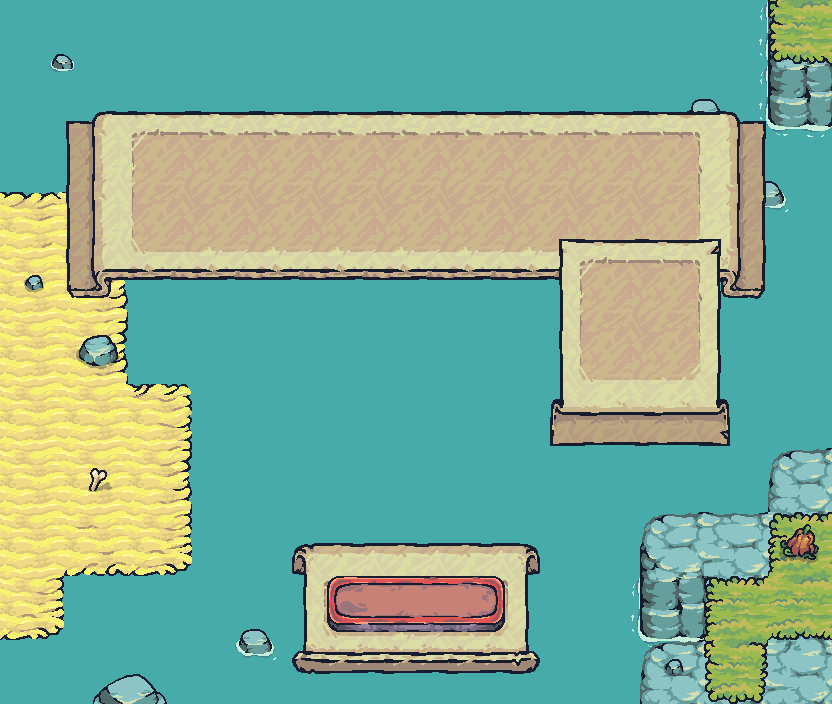

Below is a game level as drawn by its tile map, then a one-line description and the .tmx file that defines it, in full:
An orthogonal 13x11 tile map with 64x64 px tiles, 11 tile layers (Background, Base, Base02, Land01, ...), 18 tilesets.

<map version="1.10" tiledversion="1.11.1" orientation="orthogonal" renderorder="right-down" width="13" height="11" tilewidth="64" tileheight="64" infinite="0" nextlayerid="13" nextobjectid="1">
 <tileset firstgid="1" source="../../Maps/Tilesets/water_base.tsx" />
 <tileset firstgid="2" source="../../Maps/Tilesets/water_rocks_04.tsx" />
 <tileset firstgid="34" source="../../Maps/Tilesets/water_rocks_03.tsx" />
 <tileset firstgid="66" source="../../Maps/Tilesets/water_rocks_01.tsx" />
 <tileset firstgid="98" source="../../Maps/Tilesets/water_rocks_02.tsx" />
 <tileset firstgid="130" source="../Banners/Banner_Connection_Right.tsx" />
 <tileset firstgid="139" source="../Banners/Banner_Connection_Left.tsx" />
 <tileset firstgid="148" source="../Banners/Banner_Connection_Down.tsx" />
 <tileset firstgid="157" source="../Banners/Banner_Vertical.tsx" />
 <tileset firstgid="166" source="../Banners/Carved_9Slides.tsx" />
 <tileset firstgid="175" source="../Banners/Carved_Regular.tsx" />
 <tileset firstgid="176" source="../Banners/Banner_Horizontal.tsx" />
 <tileset firstgid="185" source="../Banners/Carved_3Slides.tsx" />
 <tileset firstgid="188" source="../Buttons/Button_Red_3Slides.tsx" />
 <tileset firstgid="191" source="../../Maps/Tilesets/rock_terrain.tsx" />
 <tileset firstgid="223" source="../../Maps/Tilesets/water_foam.tsx" />
 <tileset firstgid="295" source="../../Maps/Tilesets/grass_terrain.tsx" />
 <tileset firstgid="335" source="../../Maps/Tilesets/props.tsx" />
 <layer id="1" name="Background" width="13" height="11">
  <data encoding="csv">
1,1,1,1,1,1,1,1,1,1,1,1,1,
1,1,1,1,1,1,1,1,1,1,1,1,1,
1,1,1,1,1,1,1,1,1,1,1,1,1,
1,1,1,1,1,1,1,1,1,1,1,1,1,
1,1,1,1,1,1,1,1,1,1,1,1,1,
1,1,1,1,1,1,1,1,1,1,1,1,1,
1,1,1,1,1,1,1,1,1,1,1,1,1,
1,1,1,1,1,1,1,1,1,1,1,1,1,
1,1,1,1,1,1,1,1,1,1,1,1,1,
1,1,1,1,1,1,1,1,1,1,1,1,1,
1,1,1,1,1,1,1,1,1,1,1,1,1
</data>
 </layer>
 <layer id="2" name="Base" width="13" height="11">
  <data encoding="csv">
66,67,0,0,0,0,0,0,0,0,0,0,0,
82,83,0,0,0,0,0,0,0,0,34,35,0,
0,0,0,0,0,0,0,0,0,0,50,51,99,
0,0,0,0,0,0,0,0,0,0,0,114,115,
0,0,0,0,0,0,0,0,0,0,0,0,0,
0,0,0,0,0,0,0,0,0,0,0,0,0,
0,0,0,0,0,0,0,0,0,0,0,0,0,
0,0,0,0,0,0,0,0,0,0,0,0,0,
0,0,0,0,0,0,0,0,0,0,0,0,66,
0,0,0,98,99,0,0,0,0,247,248,0,82,
0,2,3,114,115,0,0,0,0,0,272,248,0
</data>
 </layer>
 <layer id="10" name="Base02" width="13" height="11">
  <data encoding="csv">
0,0,0,0,0,0,0,0,0,0,0,247,0,
0,0,0,0,0,0,0,0,0,0,0,247,248,
0,0,0,0,0,0,0,0,0,0,0,98,272,
0,0,0,0,0,0,0,0,0,0,0,0,0,
0,0,0,0,0,0,0,0,0,0,0,0,0,
0,0,0,0,0,0,0,0,0,0,0,0,0,
0,0,0,0,0,0,0,0,0,0,0,0,0,
0,0,0,0,0,0,0,0,0,0,0,0,0,
0,0,0,0,0,0,0,0,0,0,0,0,0,
0,0,0,0,0,0,0,0,0,0,0,0,0,
0,0,0,0,0,0,0,0,0,0,0,0,0
</data>
 </layer>
 <layer id="9" name="Land01" width="13" height="11">
  <data encoding="csv">
0,0,0,0,0,0,0,0,0,0,0,0,199,
0,0,0,0,0,0,0,0,0,0,0,0,203,
0,0,0,0,0,0,0,0,0,0,0,0,0,
301,302,0,0,0,0,0,0,0,0,0,0,0,
311,312,0,0,0,0,0,0,0,0,0,0,0,
311,312,0,0,0,0,0,0,0,0,0,0,0,
311,311,302,0,0,0,0,0,0,0,0,0,0,
311,311,312,0,0,0,0,0,0,0,0,0,191,
311,321,322,0,0,0,0,0,0,0,207,192,196,
322,0,0,0,0,0,0,0,0,0,203,195,196,
0,0,0,0,0,0,0,0,0,0,191,196,196
</data>
 </layer>
 <layer id="11" name="Land02" width="13" height="11">
  <data encoding="csv">
0,0,0,0,0,0,0,0,0,0,0,0,315,
0,0,0,0,0,0,0,0,0,0,0,0,0,
0,0,0,0,0,0,0,0,0,0,0,0,0,
0,0,0,0,0,0,0,0,0,0,0,0,0,
338,0,0,0,0,0,0,0,0,0,0,0,0,
0,340,0,0,0,0,0,0,0,0,0,0,0,
0,0,0,0,0,0,0,0,0,0,0,0,0,
0,349,0,0,0,0,0,0,0,0,0,0,0,
0,0,0,0,0,0,0,0,0,0,0,0,295,
0,0,0,0,0,0,0,0,0,0,0,295,316,
0,0,0,0,0,0,0,0,0,0,0,318,0
</data>
 </layer>
 <layer id="12" name="Land03" width="13" height="11">
  <data encoding="csv">
0,0,0,0,0,0,0,0,0,0,0,0,0,
0,0,0,0,0,0,0,0,0,0,0,0,0,
0,0,0,0,0,0,0,0,0,0,0,0,0,
0,0,0,0,0,0,0,0,0,0,0,0,0,
0,0,0,0,0,0,0,0,0,0,0,0,0,
0,0,0,0,0,0,0,0,0,0,0,0,0,
0,0,0,0,0,0,0,0,0,0,0,0,0,
0,0,0,0,0,0,0,0,0,0,0,0,0,
0,0,0,0,0,0,0,0,0,0,0,0,346,
0,0,0,0,0,0,0,0,0,0,0,0,0,
0,0,0,0,0,0,0,0,0,0,338,0,0
</data>
 </layer>
 <layer id="3" name="Capa de patrones 3" width="13" height="11">
  <data encoding="csv">
0,0,0,0,0,0,0,0,0,0,0,0,0,
0,139,140,140,140,140,140,140,140,140,140,132,0,
0,142,143,143,143,143,143,143,143,143,143,135,0,
0,142,143,143,143,143,143,143,143,143,143,135,0,
0,145,146,146,146,146,146,146,146,146,146,138,0,
0,0,0,0,0,0,0,0,0,0,0,0,0,
0,0,0,0,0,0,0,0,0,0,0,0,0,
0,0,0,0,0,0,0,0,0,0,0,0,0,
0,0,0,0,0,0,0,0,0,0,0,0,0,
0,0,0,0,0,0,0,0,0,0,0,0,0,
0,0,0,0,0,0,0,0,0,0,0,0,0
</data>
 </layer>
 <layer id="5" name="Capa de patrones 5" width="13" height="11">
  <data encoding="csv">
0,0,0,0,0,0,0,0,0,0,0,0,0,
0,0,0,0,0,0,0,0,0,0,0,0,0,
0,0,166,167,167,167,167,167,167,167,168,0,0,
0,0,172,173,173,173,173,173,173,173,174,0,0,
0,0,0,0,0,0,0,0,0,0,0,0,0,
0,0,0,0,0,0,0,0,0,0,0,0,0,
0,0,0,0,0,0,0,0,0,0,0,0,0,
0,0,0,0,0,0,0,0,0,0,0,0,0,
0,0,0,0,0,0,0,0,0,0,0,0,0,
0,0,0,0,0,0,0,0,0,0,0,0,0,
0,0,0,0,0,0,0,0,0,0,0,0,0
</data>
 </layer>
 <layer id="4" name="Capa de patrones 4" width="13" height="11">
  <data encoding="csv">
0,0,0,0,0,0,0,0,0,0,0,0,0,
0,0,0,0,0,0,0,0,0,0,0,0,0,
0,0,0,0,0,0,0,0,0,0,0,0,0,
0,0,0,0,0,0,0,0,148,149,149,150,0,
0,0,0,0,0,0,0,0,151,152,152,153,0,
0,0,0,0,0,0,0,0,151,152,152,153,0,
0,0,0,0,0,0,0,0,154,155,155,156,0,
0,0,0,0,0,0,0,0,0,0,0,0,0,
0,0,0,0,157,158,158,158,159,0,0,0,0,
0,0,0,0,160,161,161,161,162,0,0,0,0,
0,0,0,0,163,164,164,164,165,0,0,0,0
</data>
 </layer>
 <layer id="7" name="Capa de patrones 6" width="13" height="11">
  <data encoding="csv">
0,0,0,0,0,0,0,0,0,0,0,0,0,
0,0,0,0,0,0,0,0,0,0,0,0,0,
0,0,0,0,0,0,0,0,0,0,0,0,0,
0,0,0,0,0,0,0,0,0,0,0,0,0,
0,0,0,0,0,0,0,0,0,166,168,0,0,
0,0,0,0,0,0,0,0,0,172,174,0,0,
0,0,0,0,0,0,0,0,0,0,0,0,0,
0,0,0,0,0,0,0,0,0,0,0,0,0,
0,0,0,0,0,0,0,0,0,0,0,0,0,
0,0,0,0,0,185,186,187,0,0,0,0,0,
0,0,0,0,0,0,0,0,0,0,0,0,0
</data>
 </layer>
 <layer id="8" name="Capa de patrones 7" width="13" height="11">
  <data encoding="csv">
0,0,0,0,0,0,0,0,0,0,0,0,0,
0,0,0,0,0,0,0,0,0,0,0,0,0,
0,0,0,0,0,0,0,0,0,0,0,0,0,
0,0,0,0,0,0,0,0,0,0,0,0,0,
0,0,0,0,0,0,0,0,0,0,0,0,0,
0,0,0,0,0,0,0,0,0,0,0,0,0,
0,0,0,0,0,0,0,0,0,0,0,0,0,
0,0,0,0,0,0,0,0,0,0,0,0,0,
0,0,0,0,0,0,0,0,0,0,0,0,0,
0,0,0,0,0,188,189,190,0,0,0,0,0,
0,0,0,0,0,0,0,0,0,0,0,0,0
</data>
 </layer>
</map>
